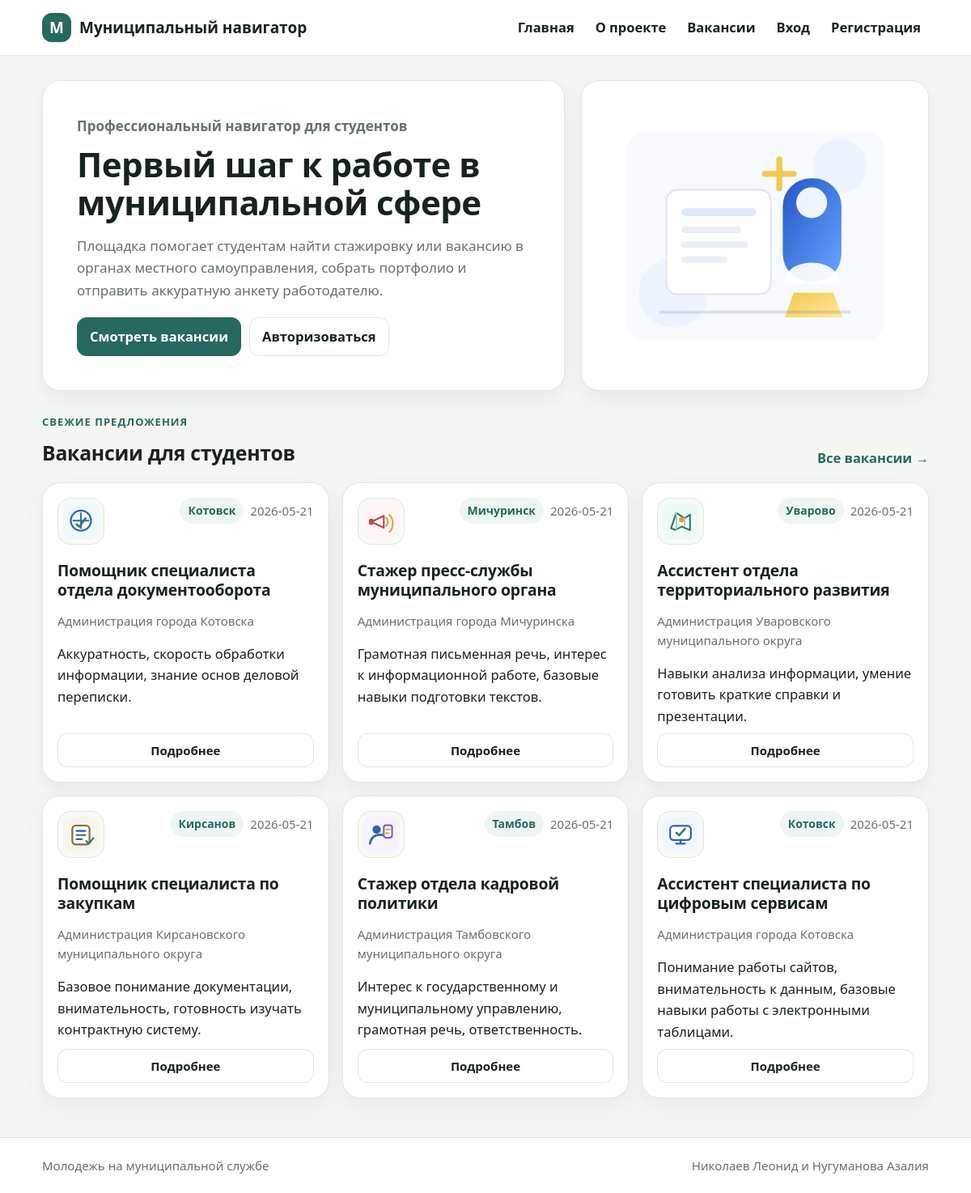
The page / on the database its author committed.
### tables this page shows
CREATE TABLE "Главное_меню" (
    "id" INTEGER PRIMARY KEY AUTOINCREMENT,
    "название" TEXT NOT NULL,
    "ссылка" TEXT NOT NULL,
    "роль" TEXT NOT NULL DEFAULT 'all',
    "порядок" INTEGER NOT NULL DEFAULT 0
);

CREATE TABLE "Вакансии" (
    "id" INTEGER PRIMARY KEY AUTOINCREMENT,
    "id_органа" INTEGER NOT NULL,
    "название" TEXT NOT NULL,
    "требования" TEXT,
    "условия" TEXT,
    "изображение" TEXT NOT NULL DEFAULT 'city.svg',
    "дата_публикации" TEXT NOT NULL DEFAULT CURRENT_TIMESTAMP,
    "активна" INTEGER NOT NULL DEFAULT 1,
    FOREIGN KEY ("id_органа") REFERENCES "Муниципальные_органы"("id") ON DELETE CASCADE
);

### app.py (the view)
@app.route('/')
def index():
    vacancies = g.dbase.get_vacancies(limit=6)
    return render_template('index.html', title='Муниципальный карьерный навигатор', vacancies=vacancies)

### FDataBase.py (called while the page is built)
    def get_menu(self, role='guest'):
        return self.__cur.execute('''
            SELECT "название" AS title, "ссылка" AS url, "роль" AS role
            FROM "Главное_меню"
            WHERE "роль" = 'all' OR "роль" = ?
            ORDER BY "порядок"
        ''', (role,)).fetchall()

### app.py (called while the page is built)
def connect_db():
    conn = sqlite3.connect(app.config['DATABASE'])
    conn.row_factory = sqlite3.Row
    conn.execute('PRAGMA foreign_keys = ON')
    return conn

def get_db():
    if not hasattr(g, 'link_db'):
        g.link_db = connect_db()
    return g.link_db

@app.before_request
def before_request():
    global dbase
    dbase = FDataBase(get_db())
    g.dbase = dbase

@app.context_processor
def inject_common_data():
    menu = []
    try:
        if hasattr(g, 'dbase'):
            role = current_user.get_role() if current_user.is_authenticated else 'guest'
            menu = g.dbase.get_menu(role)
    except Exception:
        menu = []
    return dict(menu=menu, courses=COURSES, vacancy_images=VACANCY_IMAGES)

### templates/index.html
{% extends 'base.html' %}
{% block content %}
<section class="hero">
    <div class="hero-text">
        <p class="hero-kicker">Профессиональный навигатор для студентов</p>
        <h1>Первый шаг к работе в муниципальной сфере</h1>
        <p>
            Площадка помогает студентам найти стажировку или вакансию в органах местного самоуправления,
            собрать портфолио и отправить аккуратную анкету работодателю.
        </p>
        <div class="hero-actions">
            <a class="btn primary" href="{{ url_for('vacancies') }}">Смотреть вакансии</a>
            {% if not current_user.is_authenticated %}
                <a class="btn" href="{{ url_for('login') }}">Авторизоваться</a>
            {% else %}
                {% if current_user.get_role() == 'admin' %}
                    <a class="btn" href="{{ url_for('admin_panel') }}">Админ-панель</a>
                {% else %}
                    <a class="btn" href="{{ url_for('profile') }}">Личный кабинет</a>
                {% endif %}
            {% endif %}
        </div>
    </div>
    <div class="hero-visual">
        <img src="{{ url_for('static', filename='images/hero.svg') }}" alt="Студенты и муниципальная служба">
    </div>
</section>
<section class="section-head">
    <div>
        <p class="eyebrow">Свежие предложения</p>
        <h2>Вакансии для студентов</h2>
    </div>
    <a class="link" href="{{ url_for('vacancies') }}">Все вакансии →</a>
</section>
<div class="cards-grid">
    {% for vacancy in vacancies %}
        <article class="vacancy-card">
            <div class="vacancy-card-head">
                <span class="vacancy-icon">
                    <img src="{{ url_for('static', filename='images/' + vacancy.image) }}" alt="">
                </span>
                <div class="card-top">
                    <span class="badge">{{ vacancy.city }}</span>
                    <span class="date">{{ vacancy.date_publication[:10] }}</span>
                </div>
            </div>
            <h3>{{ vacancy.title }}</h3>
            <p class="muted">{{ vacancy.organ_name }}</p>
            <p>{{ vacancy.requirements[:120] }}{% if vacancy.requirements|length > 120 %}...{% endif %}</p>
            <a class="btn small" href="{{ url_for('vacancy_page', vacancy_id=vacancy.id) }}">Подробнее</a>
        </article>
    {% endfor %}
</div>
{% endblock %}

### templates/base.html (shortened to what this page needs)
<!doctype html>
<html lang="ru">
<head>
    <link rel="stylesheet" href="{{ url_for('static', filename='style.css') }}">
</head>
<body>
<header class="site-header">
    <div class="container header-inner">
        <a class="logo" href="{{ url_for('index') }}">
            <span class="logo-mark">М</span>
            <span>Муниципальный навигатор</span>
        </a>
        <nav class="main-nav">
            {% for item in menu %}
                <a href="{{ item.url }}">{{ item.title }}</a>
            {% endfor %}
        </nav>
    </div>
</header>
<main class="container main-content">
    {% block content %}{% endblock %}
</main>
<footer class="footer">
    <div class="container footer-inner">
        <span>Молодежь на муниципальной службе</span>
        <span>Николаев Леонид и Нугуманова Азалия</span>
    </div>
</footer>
</body>
</html>

### static/style.css (style rules this page uses)
:root { --bg: #f4f6f1; --card: #ffffff; --text: #17231f; --muted: #65716d; --border: #dfe6dc; --primary: #27685f; --primary-dark: #1f514b; --soft: #edf6f2; --soft-2: #f8faf6; --success: #ecf8ef; --danger: #fff1f1; --warning: #fff8e6; }
* { box-sizing: border-box; }
body { margin: 0; font-family: "Segoe UI", Arial, Helvetica, sans-serif; color: var(--text); background: var(--bg); line-height: 1.6; font-size: 16.5px; }
h1, h2, h3 { font-weight: 650; letter-spacing: -0.01em; }
a { color: var(--primary); text-decoration: none; }
.container { max-width: 1140px; margin: 0 auto; padding: 0 22px; }
.site-header { background: #fff; border-bottom: 1px solid var(--border); position: sticky; top: 0; z-index: 10; }
.header-inner { min-height: 68px; display: flex; align-items: center; justify-content: space-between; gap: 18px; }
.logo { display: flex; align-items: center; gap: 10px; color: var(--text); font-weight: 650; font-size: 19px; }
.logo-mark { width: 36px; height: 36px; border-radius: 12px; background: var(--primary); color: #fff; display: inline-flex; align-items: center; justify-content: center; }
.main-nav { display: flex; flex-wrap: wrap; gap: 6px; justify-content: flex-end; }
.main-nav a { color: var(--text); padding: 8px 10px; border-radius: 10px; font-weight: 600; }
.main-content { padding-top: 30px; padding-bottom: 48px; }
.hero { display: grid; grid-template-columns: 1.2fr .8fr; gap: 20px; align-items: stretch; margin-bottom: 24px; }
.hero-text, .hero-visual, .panel, .detail-card, .auth-card, .vacancy-card, .stat-card, .step-card, .page-title { background: var(--card); border: 1px solid var(--border); border-radius: 22px; box-shadow: 0 10px 24px rgba(39, 104, 95, 0.07); }
.hero-text { padding: 42px; }
.hero-text h1 { margin: 8px 0 14px; font-size: 42px; line-height: 1.12; letter-spacing: -0.5px; }
.hero-text p { max-width: 720px; color: var(--muted); font-size: 17px; }
.hero-visual { padding: 28px; display: flex; align-items: center; justify-content: center; }
.hero-visual img { width: 100%; max-width: 320px; display: block; object-fit: contain; }
.eyebrow { margin: 0 0 8px; color: var(--primary); font-weight: 600; text-transform: uppercase; font-size: 13px; letter-spacing: .08em; }
.hero-kicker { margin: 0 0 10px; color: var(--primary); font-weight: 600; font-size: 18px; letter-spacing: 0; }
.hero-actions, .card-actions { display: flex; gap: 10px; flex-wrap: wrap; align-items: center; margin-top: 20px; }
.btn { border: 1px solid var(--border); background: #fff; color: var(--text); border-radius: 12px; padding: 10px 15px; font-weight: 600; cursor: pointer; display: inline-flex; align-items: center; justify-content: center; min-height: 40px; transition: background .15s ease, border-color .15s ease; }
.btn.primary { background: var(--primary); color: #fff; border-color: var(--primary); }
.btn.small { padding: 8px 12px; min-height: 36px; font-size: 15px; }
.section-head { display: flex; justify-content: space-between; align-items: end; gap: 18px; margin: 28px 0 16px; }
.section-head h2, .panel h2 { margin: 0; }
.link { font-weight: 600; }
.cards-grid { display: grid; grid-template-columns: repeat(3, 1fr); gap: 16px; }
.vacancy-card { padding: 18px; display: flex; flex-direction: column; min-height: 300px; }
.vacancy-card-head { display: flex; align-items: flex-start; justify-content: space-between; gap: 14px; margin-bottom: 12px; }
.vacancy-icon { width: 58px; height: 58px; border-radius: 16px; background: var(--soft-2); border: 1px solid var(--border); display: inline-flex; align-items: center; justify-content: center; flex: 0 0 auto; }
.vacancy-icon img { width: 44px; height: 44px; object-fit: contain; display: block; }
.vacancy-card h3 { margin: 8px 0 6px; line-height: 1.25; }
.vacancy-card p { margin: 8px 0; }
.vacancy-card .card-actions, .vacancy-card > .btn { margin-top: auto; }
.card-top { display: flex; justify-content: flex-end; flex-wrap: wrap; gap: 8px; align-items: center; }
.badge { display: inline-block; padding: 5px 10px; background: var(--soft); color: var(--primary); border-radius: 999px; font-size: 14px; font-weight: 600; }
.date, .muted { color: var(--muted); font-size: 15px; }
.footer { border-top: 1px solid var(--border); background: #fff; color: var(--muted); }
.footer-inner { min-height: 68px; display: flex; justify-content: space-between; align-items: center; gap: 16px; font-size: 15px; }

### rows shown on the page
Главное_меню: title "Главная"
Главное_меню: title "О проекте"
Главное_меню: title "Вакансии"
Главное_меню: title "Вход"
Главное_меню: title "Регистрация"
Вакансии: изображение (picture), city "Котовск", дата_публикации "2026-05-21", title "Помощник специалиста отдела документооборота", organ_name "Администрация города Котовска", требования "Аккуратность, скорость обработки информации, знание основ деловой переписки."
Вакансии: изображение (picture), city "Мичуринск", дата_публикации "2026-05-21", title "Стажер пресс-службы муниципального органа", organ_name "Администрация города Мичуринска", требования "Грамотная письменная речь, интерес к информационной работе, базовые навыки подготовки текстов."
Вакансии: изображение (picture), city "Уварово", дата_публикации "2026-05-21", title "Ассистент отдела территориального развития", organ_name "Администрация Уваровского муниципального округа", требования "Навыки анализа информации, умение готовить краткие справки и презентации."
Вакансии: изображение (picture), city "Кирсанов", дата_публикации "2026-05-21", title "Помощник специалиста по закупкам", organ_name "Администрация Кирсановского муниципального округа", требования "Базовое понимание документации, внимательность, готовность изучать контрактную систему."
Вакансии: изображение (picture), city "Тамбов", дата_публикации "2026-05-21", title "Стажер отдела кадровой политики", organ_name "Администрация Тамбовского муниципального округа", требования "Интерес к государственному и муниципальному управлению, грамотная речь, ответственность."
Вакансии: изображение (picture), city "Котовск", дата_публикации "2026-05-21", title "Ассистент специалиста по цифровым сервисам", organ_name "Администрация города Котовска", требования "Понимание работы сайтов, внимательность к данным, базовые навыки работы с электронными таблицами."
